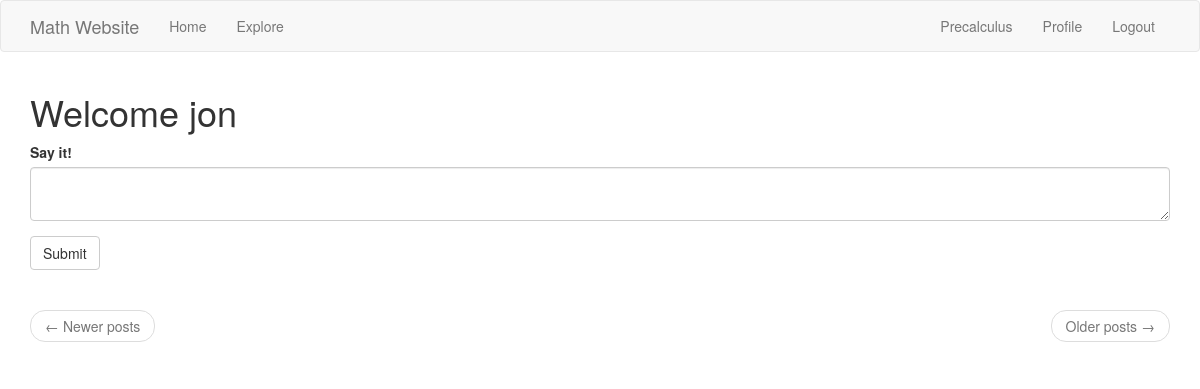
Before: /index (signed in) with the older database file.
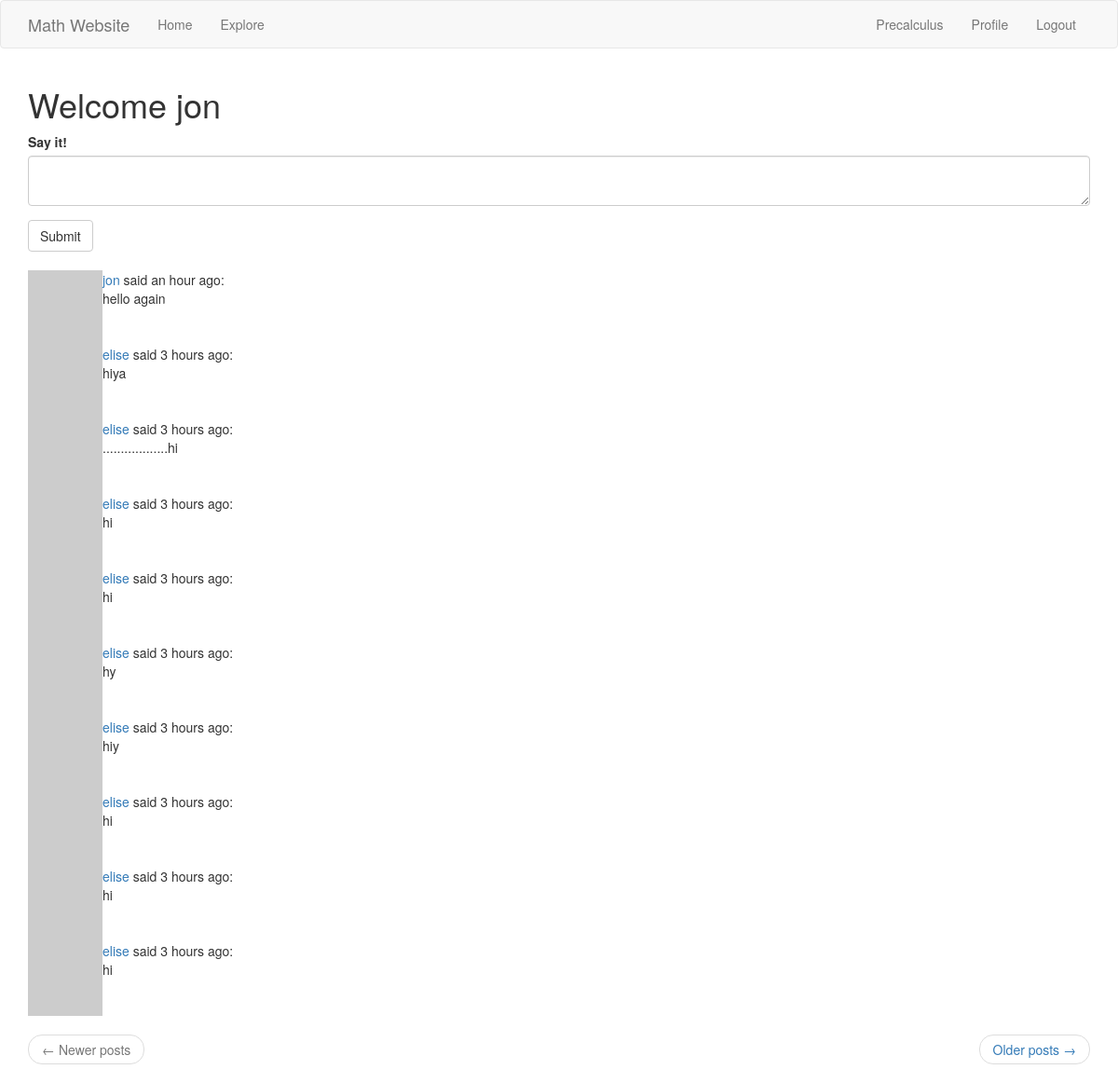
After: the same page with the newer database file.
### app/models.py (models this page shows, shortened)
class User(UserMixin, db.Model):
    id = db.Column(db.Integer, primary_key=True)
    username = db.Column(db.String(64), index=True, unique=True)
    email = db.Column(db.String(120), index=True, unique=True)
    password_hash = db.Column(db.String(128))
    posts = db.relationship('Post', backref='author', lazy='dynamic')
    about_me = db.Column(db.String(140))
    last_seen = db.Column(db.DateTime, default=datetime.utcnow)
    followed = db.relationship(
        'User', secondary=followers,
        primaryjoin=(followers.c.follower_id == id),
        secondaryjoin=(followers.c.followed_id == id),
        backref=db.backref('followers', lazy='dynamic'), lazy='dynamic')
    def avatar(self, size):
        digest = md5(self.email.lower().encode('utf-8')).hexdigest()
        return 'https://www.gravatar.com/avatar/{}?d=identicon&s={}'.format(
            digest, size)
    '''The self user on the left-hand side follows the value of the
"user" variable---the user whom our self user wishes to follow---in the append,
remove, and is_following method arguments on the right-hand side, as in the
following example:

user1.followed.append(user2)

where user1 is the self user and user2 is the value of the "user" variable
serving as the append argument.
'''
    def follow(self, user):
        '''The self parameter references the self user, while the "user"
    variable references the user self user wishes to follow.'''
        if not self.is_following(user):
            self.followed.append(user)
    def is_following(self, user):
        '''The is_following function queries the database to check if the self
    user, contained in the "self" parameter, is following the user contained
    in the "user" variable.'''
        return self.followed.filter(
            followers.c.followed_id == user.id).count() > 0
    def followed_posts(self):
        followed = Post.query.join(
            followers, (followers.c.followed_id == Post.user_id)).filter(
                followers.c.follower_id == self.id)
        own = Post.query.filter_by(user_id=self.id)
        return followed.union(own).order_by(Post.timestamp.desc())

class Post(db.Model):
    id = db.Column(db.Integer, primary_key=True)
    body = db.Column(db.String(140))
    timestamp = db.Column(db.DateTime, index=True, default=datetime.utcnow)
    user_id = db.Column(db.Integer, db.ForeignKey('user.id'))
    language = db.Column(db.String(5))

### app/main/routes.py (the view, shortened to what this page needs)
@bp.route('/', methods=['GET', 'POST'])
@bp.route('/index', methods=['GET', 'POST'])
@login_required
def index():
    form = PostForm()
    page = request.args.get('page', 1, type=int)
    '''This request.args.get() call takes in the parsed contents of a URL
query string, which is the part of the URL after the question mark in the
following formated URL

<scheme>://<netloc>/<path>;<params>?<query>#<fragment>

The parsed contents of the query string are keys in a Python dictionary. The
value of this "page" key corresponds to the same object on which a limit of
posts per view has been set in our config.py file under the "POSTS_PER_PAGE"
key. We paginate with respect to posts from those we follow and our own posts,
which is clear from the variable definitions and "return" statement of the
"followed_posts" function of our models.py file, starting from page 1, where
the pages are ordered by descending timestamp in the "followed_posts" function
of our models.py file.'''
    posts = current_user.followed_posts().paginate(
        page=page, per_page=current_app.config['POSTS_PER_PAGE'], error_out=False)
    next_url = url_for('main.index', page=posts.next_num)\
        if posts.has_next else None
    prev_url = url_for('main.index', page=posts.prev_num)\
        if posts.has_prev else None
    return render_template('index.html', title='Math Website',
        form = form, posts=posts.items, next_url=next_url, prev_url=prev_url)

### app/main/forms.py
class PostForm(FlaskForm):
    post = TextAreaField('Say it!', validators=[
        DataRequired(), Length(min=1, max=140)])
    submit = SubmitField('Submit')

### app/__init__.py (called while the page is built)
def get_locale():
    return request.accept_languages.best_match(current_app.config['LANGUAGES'])

### app/main/routes.py (called while the page is built)
@bp.before_request
def before_request():
    if current_user.is_authenticated:
        current_user.last_seen = datetime.utcnow()
        db.session.commit()
    g.locale = str(get_locale())

### app/models.py (called while the page is built)
@login.user_loader
def load_user(id):
    return User.query.get(int(id))

### app/templates/index.html
{% extends 'base.html' %}
{% import 'bootstrap/wtf.html' as wtf %}
{% block app_content %}
    <h1>Welcome {{ current_user.username }}</h1>
    {% if form %}
    {{ wtf.quick_form(form) }}
    <br>
    {% endif %}
    {% for post in posts %}
        {% include '_post.html' %}
    {% endfor %}
    <nav aria-label='...'>
        <ul class='pager'>
            <li
				class=
					'previous{% if not prev_url %} disabled{% endif %}'
			>
                <a href='{{ prev_url or "#" }}'>
                    <span aria-hidden='true'>&larr;</span>
					{{ ('Newer posts') }}
                </a>
            </li>
            <li class='next{% if not next_url %} disabled{% endif %}'>
                <a href='{{ next_url or "#" }}'>
                    {{ ('Older posts') }}
					<span aria-hidden='true'>&rarr;</span>
                </a>
            </li>
        </ul>
    </nav>
{% endblock %}

### app/templates/base.html (shortened to what this page needs)
{% extends 'bootstrap/base.html' %}
{% block navbar %}
    <nav class='navbar navbar-default'>
        <div class='container'>
            <div class='navbar-header'>
                <a class='navbar-brand' href='{{ url_for("main.index") }}'>Math Website</a>
            </div>
            <div class='collapse navbar-collapse' id='bs-example-navbar-collapse-1'>
                <ul class='nav navbar-nav'>
                    <li><a href='{{ url_for("main.index") }}'>{{ _('Home') }}</a></li>
                    <li><a href='{{ url_for("main.explore") }}'>{{ _('Explore') }}</a></li>
                </ul>
				 <ul class='nav navbar-nav navbar-right'>
					<li><a href='{{ url_for("main.precalculus") }}'>{{ _('Precalculus') }}</a></li>
                    {% if current_user.is_anonymous %}
                    <li><a href='{{ url_for("auth.login") }}'>{{ _('Login') }}</a></li>
					{% else %}
					<li><a href='{{ url_for("main.user", username=current_user.username) }}'>{{ _('Profile') }}</a></li>
                    <li><a href='{{ url_for("auth.logout") }}'>{{ _('Logout') }}</a></li>
                    {% endif %}
				</ul>
            </div>
        </div>
    </nav>
{% endblock %}
{% block content %}
    <div class='container'>
        {% block app_content %}{% endblock %}
    </div>
{% endblock %}

### app/templates/_post.html
	<table>
		<tr valign='top'>
			<td><img src='{{ post.author.avatar(36) }}'></td>
			<td>
				<a href='{{
					url_for("main.user", username=post.author.username)
					}}'>
					{{ post.author.username }}
				</a>
				said {{ moment(post.timestamp).fromNow() }}:
				<br>
				{{ post.body }}
			</td>
		</tr>
	</table>

Changed rows visible on the page:
added Post: author.username "jon", timestamp "an hour ago", body "hello again"
added Post: author.username "elise", timestamp "3 hours ago", body "hiya"
added Post: author.username "elise", timestamp "3 hours ago", body "..................hi"
added Post: author.username "elise", timestamp "3 hours ago", body "hi"
added Post: author.username "elise", timestamp "3 hours ago", body "hi"
added Post: author.username "elise", timestamp "3 hours ago", body "hy"
added Post: author.username "elise", timestamp "3 hours ago", body "hiy"
added Post: author.username "elise", timestamp "3 hours ago", body "hi"
added Post: author.username "elise", timestamp "3 hours ago", body "hi"
added Post: author.username "elise", timestamp "3 hours ago", body "hi"
